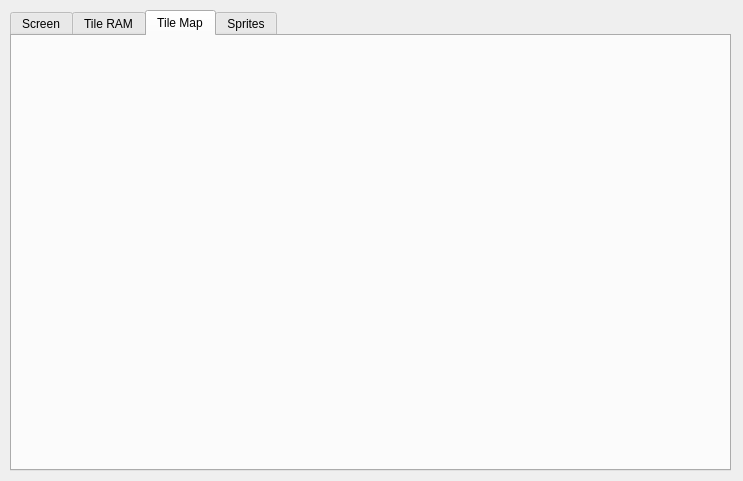
<?xml version="1.0" encoding="UTF-8"?>
<ui version="4.0">
 <class>GBDScreenWindowClass</class>
 <widget class="QWidget" name="GBDScreenWindowClass">
  <property name="windowModality">
   <enum>Qt::NonModal</enum>
  </property>
  <property name="geometry">
   <rect>
    <x>0</x>
    <y>0</y>
    <width>743</width>
    <height>481</height>
   </rect>
  </property>
  <property name="minimumSize">
   <size>
    <width>200</width>
    <height>180</height>
   </size>
  </property>
  <property name="contextMenuPolicy">
   <enum>Qt::NoContextMenu</enum>
  </property>
  <property name="windowTitle">
   <string>Screen</string>
  </property>
  <widget class="QTabWidget" name="m_tabs">
   <property name="geometry">
    <rect>
     <x>10</x>
     <y>10</y>
     <width>721</width>
     <height>461</height>
    </rect>
   </property>
   <property name="currentIndex">
    <number>2</number>
   </property>
   <property name="usesScrollButtons">
    <bool>true</bool>
   </property>
   <widget class="QWidget" name="m_tabScreen">
    <attribute name="title">
     <string>Screen</string>
    </attribute>
    <widget class="QCheckBox" name="m_showTileGrid">
     <property name="geometry">
      <rect>
       <x>10</x>
       <y>310</y>
       <width>91</width>
       <height>17</height>
      </rect>
     </property>
     <property name="text">
      <string>Show Grid</string>
     </property>
    </widget>
    <widget class="QLabel" name="m_tileCoord">
     <property name="geometry">
      <rect>
       <x>90</x>
       <y>310</y>
       <width>241</width>
       <height>21</height>
      </rect>
     </property>
     <property name="frameShape">
      <enum>QFrame::Panel</enum>
     </property>
     <property name="text">
      <string/>
     </property>
    </widget>
    <widget class="QFrame" name="m_frameScreen">
     <property name="geometry">
      <rect>
       <x>10</x>
       <y>10</y>
       <width>320</width>
       <height>288</height>
      </rect>
     </property>
     <property name="sizePolicy">
      <sizepolicy hsizetype="Fixed" vsizetype="Fixed">
       <horstretch>0</horstretch>
       <verstretch>0</verstretch>
      </sizepolicy>
     </property>
     <property name="frameShape">
      <enum>QFrame::StyledPanel</enum>
     </property>
     <property name="frameShadow">
      <enum>QFrame::Plain</enum>
     </property>
     <widget class="gbd::ScreenWidget" name="m_screen" native="true">
      <property name="geometry">
       <rect>
        <x>0</x>
        <y>0</y>
        <width>320</width>
        <height>288</height>
       </rect>
      </property>
      <property name="sizePolicy">
       <sizepolicy hsizetype="Fixed" vsizetype="Fixed">
        <horstretch>0</horstretch>
        <verstretch>0</verstretch>
       </sizepolicy>
      </property>
     </widget>
    </widget>
   </widget>
   <widget class="QWidget" name="m_tabTileRam">
    <attribute name="title">
     <string>Tile RAM</string>
    </attribute>
    <widget class="QFrame" name="m_patternFrameZoom">
     <property name="geometry">
      <rect>
       <x>550</x>
       <y>10</y>
       <width>151</width>
       <height>151</height>
      </rect>
     </property>
     <property name="frameShape">
      <enum>QFrame::Box</enum>
     </property>
     <property name="frameShadow">
      <enum>QFrame::Raised</enum>
     </property>
     <property name="lineWidth">
      <number>1</number>
     </property>
     <widget class="gbd::TilePatternZoomWidget" name="m_tileZoom" native="true">
      <property name="geometry">
       <rect>
        <x>10</x>
        <y>10</y>
        <width>128</width>
        <height>128</height>
       </rect>
      </property>
     </widget>
    </widget>
    <widget class="QFrame" name="frame">
     <property name="geometry">
      <rect>
       <x>10</x>
       <y>10</y>
       <width>531</width>
       <height>411</height>
      </rect>
     </property>
     <property name="frameShape">
      <enum>QFrame::Box</enum>
     </property>
     <property name="frameShadow">
      <enum>QFrame::Raised</enum>
     </property>
     <widget class="gbd::TileDataWidget" name="m_tileDataBank0" native="true">
      <property name="geometry">
       <rect>
        <x>10</x>
        <y>10</y>
        <width>512</width>
        <height>192</height>
       </rect>
      </property>
     </widget>
     <widget class="gbd::TileDataWidget" name="m_tileDataBank1" native="true">
      <property name="geometry">
       <rect>
        <x>10</x>
        <y>210</y>
        <width>512</width>
        <height>192</height>
       </rect>
      </property>
     </widget>
    </widget>
   </widget>
   <widget class="QWidget" name="m_tabTileMap">
    <attribute name="title">
     <string>Tile Map</string>
    </attribute>
    <widget class="gbd::TileMapWidget" name="m_tileMap0" native="true">
     <property name="geometry">
      <rect>
       <x>10</x>
       <y>10</y>
       <width>256</width>
       <height>256</height>
      </rect>
     </property>
    </widget>
    <widget class="gbd::TileMapWidget" name="m_tileMap1" native="true">
     <property name="geometry">
      <rect>
       <x>276</x>
       <y>10</y>
       <width>256</width>
       <height>256</height>
      </rect>
     </property>
    </widget>
   </widget>
   <widget class="QWidget" name="m_tabSprites">
    <attribute name="title">
     <string>Sprites</string>
    </attribute>
   </widget>
  </widget>
 </widget>
 <customwidgets>
  <customwidget>
   <class>gbd::ScreenWidget</class>
   <extends>QWidget</extends>
   <header>gbd_screenwidget.h</header>
   <container>1</container>
  </customwidget>
  <customwidget>
   <class>gbd::TilePatternZoomWidget</class>
   <extends>QWidget</extends>
   <header>gbd_tilepatternzoomwidget.h</header>
   <container>1</container>
  </customwidget>
  <customwidget>
   <class>gbd::TileDataWidget</class>
   <extends>QWidget</extends>
   <header>gbd_tiledatawidget.h</header>
   <container>1</container>
  </customwidget>
  <customwidget>
   <class>gbd::TileMapWidget</class>
   <extends>QWidget</extends>
   <header>gbd_tilemapwidget.h</header>
   <container>1</container>
  </customwidget>
 </customwidgets>
 <resources/>
 <connections/>
</ui>
